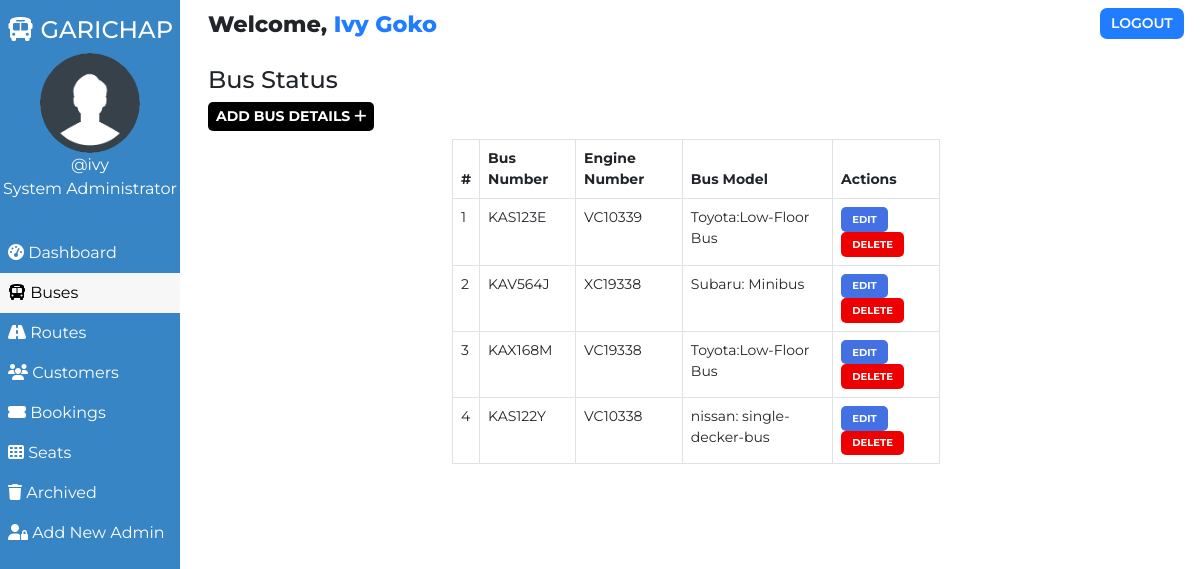
The page /admin/bus.php (signed in) on the database its author committed.
### tables this page shows
CREATE TABLE `users` (
  `user_id` int(11) NOT NULL,
  `user_fullname` varchar(100) NOT NULL,
  `user_name` varchar(30) NOT NULL,
  `user_password` varchar(255) NOT NULL,
  `user_created` datetime NOT NULL DEFAULT current_timestamp()
);

CREATE TABLE `buses` (
  `id` int(100) NOT NULL,
  `bus_no` varchar(255) NOT NULL,
  `engine_no` varchar(100) NOT NULL,
  `model` varchar(100) NOT NULL,
  `bus_assigned` tinyint(1) NOT NULL DEFAULT 0,
  `bus_created` datetime NOT NULL DEFAULT current_timestamp()
);

### admin/bus.php (the view, shortened to what this page needs)
<!DOCTYPE html>
<html lang="en">
<head>
    <link href="https://cdn.jsdelivr.net/npm/bootstrap@5.0.1/dist/css/bootstrap.min.css" rel="stylesheet">
    <?php
        $page="bus";
    ?>
</head>
<body>
    <?php require '../assets/partials/_admin-header.php';?>
        <?php
            $resultSql = "SELECT * FROM `buses` ORDER BY bus_created DESC";
            $resultSqlResult = mysqli_query($conn, $resultSql);
            if(!mysqli_num_rows($resultSqlResult)){ ?>
                <div class="container mt-4">
                    <div id="noCustomers" class="alert alert-dark " role="alert">
                        <h1 class="alert-heading">No Buses Found!!</h1>
                        <p class="fw-light">Be the first person to add one!</p>
                        <hr>
                        <div id="addCustomerAlert" class="alert alert-success" role="alert">
                                Click on <button id="add-button" class="button btn-sm"type="button"data-bs-toggle="modal" data-bs-target="#addModal">ADD <i class="fas fa-plus"></i></button> to add a bus!
                        </div>
                    </div>
                </div>
            <?php }
            else { ?>
            <section id="bus">
                <div id="head">
                    <h4>Bus Status</h4>
                </div>
                <div id="bus-results">
                    <div>
                        <button id="add-button" class="button btn-sm" type="button"data-bs-toggle="modal" data-bs-target="#addModal">Add Bus Details <i class="fas fa-plus"></i></button>
                    </div>
                    <table class="table table-hover table-bordered">
                        <thead>
                            <th>#</th>
                            <th>Bus Number</th>
                            <th>Engine Number</th>
                            <th>Bus Model</th>
                            <th>Actions</th>
                        </thead>
                        <?php
                            $ser_no = 0;
                            while($row = mysqli_fetch_assoc($resultSqlResult))
                            {
                                $ser_no++;
                                $id = $row["id"];
                                $busno = $row["bus_no"];
                                $engine = $row["engine_no"];
                                $modeL = $row["model"];
                        ?>
                        <tr>
                            <td>
                                <?php
                                    echo $ser_no;
                                ?>
                            </td>
                            <td>
                                <?php
                                    echo $busno;
                                ?>
                            </td>
                            <td>
                                <?php
                                    echo  $engine;
                                ?>
                            </td>
                            <td>
                                <?php
                                    echo  $modeL;
                                ?>
                            </td>
                            <td>
                            <button class="button edit-button " data-link="<?php echo $_SERVER['REQUEST_URI']; ?>" data-id="<?php
                                                echo $id;?>" data-busno="<?php
                                                echo $busno;?>"
                                                >Edit</button>
                                            <button class="button delete-button" data-bs-toggle="modal" data-bs-target="#deleteModal" data-id="<?php
                                                echo $id;?>">Delete</button>
                            </td>
                        </tr>
                        <?php
                        }
                    ?>
                    </table>
                </div>
            </section>
            <?php } ?>
        </div>
    </main>
</body>
</html>

### assets/partials/_admin-header.php (shortened to what this page needs)
<?php
    $conn = db_connect();
    $user_id = $_SESSION['user_id'];
    $sql = "SELECT * FROM users WHERE user_id = $user_id";
    $result = mysqli_query($conn, $sql);
    if($row = mysqli_fetch_assoc($result))
    {
        $user_fullname = $row["user_fullname"];
        $user_name = $row["user_name"];
    }
?>
    <main id="container">
        <div id="sidebar">
            <h4><i class="fas fa-bus"></i> GARICHAP</h4>
            <div>
                <img class="adminDp" src="../assets/img/userav-min.png" height="100px" alt="Admin Profile Pic">
                <p>
                    <?php  echo '@'.$user_name;  ?>
                </p>
                <p>System Administrator</p>
            </div>
            <ul style="overflow-y: auto; max-height:90%" id="options">
                <li class="option <?php if($page=='dashboard'){ echo 'active';}?>">
                    <a href="./dashboard.php">
                    <i class="fas fa-tachometer-alt"></i> Dashboard
                    </a>
                </li>
                <li class="option <?php if($page=='bus'){ echo 'active';}?>">
                    <a href="./bus.php">
                    <i class="fas fa-bus"></i> Buses
                    </a>
                </li>
                <li class="option <?php if($page=='route'){ echo 'active';}?>">
                    <a href="./route.php">
                    <i class="fas fa-road"></i> Routes
                    </a>
                </li>
                <li class="option <?php if($page=='customer'){ echo 'active';}?>">
                    <a href="./customer.php">
                    <i class="fas fa-users"></i> Customers
                    </a>
                </li>
                <li class="option <?php if($page=='booking'){ echo 'active';}?>">
                    <a href="./booking.php">
                    <i class="fas fa-ticket-alt"></i> Bookings
                    </a>
                </li>
                <li class="option <?php if($page=='seat'){ echo 'active';}?>">
                    <a href="./seat.php">
                    <i class="fas fa-th"></i> Seats
                    </a>
                </li>
                <li class="option <?php if($page=='archived'){ echo 'active';}?>">
                    <a href="./archived.php">
                    <i class="fas fa-trash"></i> Archived
                    </a>
                </li>
                <li class="option <?php if($page=='signup'){ echo 'active';}?>">
                    <a href="./signup.php">
                    <i class="fas fa-user-lock"></i> Add New Admin
                    </a>
                </li>
            </ul>
        </div>
        <div id="main-content">
            <section id="welcome">
                <ul>
                    <li class="welcome-item">Welcome,
                        <span id="USER">
                            <?php
                                echo $user_fullname;
                            ?>
                        </span>
                    </li>
                    <li class="welcome-item">
                        <button id="logout" class="btn-sm">
                            <a href="../assets/partials/_logout.php">LOGOUT</a>
                        </button>
                    </li>
                </ul>
            </section>

### assets/styles/admin.php (style rules this page uses)
body { margin: 0; box-sizing: border-box; font-family: 'Montserrat', sans-serif; background-color: white; }
html { scroll-behavior: smooth; }
*, *::after, *::before { box-sizing: inherit; }
#USER { color: #207DFF; }
.adminDp { border-radius: 50%; }
#welcome { background-color: white; }
#welcome ul { display: flex; justify-content: space-between; list-style-type: none; padding: 0; margin: 0; }
#welcome li { margin: 0 1rem; padding: 0.5rem 0; }
#welcome li:first-child { font-weight: 800; font-size: 1.4rem; }
#logout { padding: 0.3rem 0.7rem; background-color: #207DFF; font-weight: 600; outline: none; border: none; border-radius: 7px; }
#logout a { color: white; text-decoration: none; }
@media only screen and (min-width:1000px) { #sidebar { text-align: center; background-color: #3885c5; color: white; width: 15%; position: fixed; top: 0%; padding-top: 1rem; z-index: 2; height: 100vh; } }
@media only screen and (min-width:1000px) { #sidebar p { margin: 0; } }
@media only screen and (min-width:1000px) { #sidebar ul { margin-top: 2rem; } }
@media only screen and (min-width:1000px) { #options { list-style-type: none; text-align: left; padding-left: 0; } }
@media only screen and (min-width:1000px) { .option a { display: block; padding: 0.5rem; text-decoration: none; color: inherit; } }
@media only screen and (min-width:1000px) { .active { background-color:#f7f7f7; color:black; } }
@media only screen and (min-width:1000px) { #main-content { margin-left: 16%; } }

### assets/styles/admin-options.php (style rules this page uses)
* { font-family: Montserrat; }
#booking #head, #customer #head, #route #head, #seat #head, #bus #head { padding-top: 1rem; }
#booking, #customer, #route, #bus, #seat { padding: 0 1rem; }
#booking-results > div, #customer-results > div, #route-results > div, #bus-results > div { margin-bottom: 0.5rem; }
#booking-results button, #customer-results button, #route button, #bus-results button { border-radius: 5px; }
.button { border: none; font-weight: bold; text-transform: uppercase; }
#add-button { background-color: black; color: white; }
table { font-size: 14px; }
#bus table { width: 50%; margin: 0 auto; }
#bus .edit-button, #bus .delete-button, #route .edit-button, #route .delete-button, #customer .edit-button, #customer .delete-button { padding: 0.3rem 0.7rem; }
table th,td { padding-left: 0.3rem; }
table button { color: white; }
.edit-button { background-color: #4370E2; }
.delete-button { background-color: #EF0000; }
.edit-button, .delete-button { font-size: 10px }

### rows shown on the page
users: user_name "ivy", user_fullname "Ivy Goko"
buses: bus_no "KAS123E", engine_no "VC10339", model "Toyota:Low-Floor Bus"
buses: bus_no "KAV564J", engine_no "XC19338", model "Subaru: Minibus"
buses: bus_no "KAX168M", engine_no "VC19338", model "Toyota:Low-Floor Bus"
buses: bus_no "KAS122Y", engine_no "VC10338", model "nissan: single-decker-bus"
